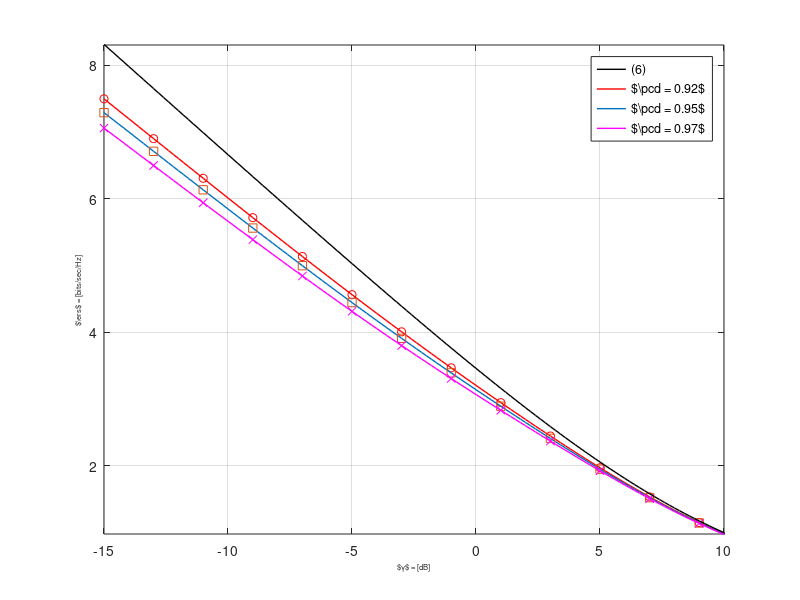

The MATLAB source for this figure: (Note: this script raises an error after producing the figure.)
%%%%%%%%%%%%%%%%%%%%%%%%%%%%%%%%%%%%%%%%%%%%%%%%%%%%%%%%%%%%%%%%%%%%%%%%%%%
%                                                      
%
%                                
%        Description: This m-file considers the Optimum throughput-SNR 
%        for the AWGN channel.        
%
%        Clearly the regulated power is distributed according non central
%        chi-2 distribution. However to simplify the analysis we
%        approximate the non central distribution against the Gamma
%        distribution.
%        
%        The simulation is performed to show the following:
%        1) Analyse the throughput vs estimation curves
%        2) Confirm the theoretical analysis vs simulation results
%
%        Created on: 19.09.14
%        Revision History: 19.09.14 --> File generated   
%  
%%%%%%%%%%%%%%%%%%%%%%%%%%%%%%%%%%%%%%%%%%%%%%%%%%%%%%%%%%%%%%%%%%%%%%%%%%%

clear all;
close all;
clc;

Y_axis_min = inf;
Y_axis_max = 0;


spacing = 10;
%%%%%%%%%%%%%%%%%%%%%%%%%%%%%%%%%%%%%%%%%%%%%%%%%%%%%%%%%%%%%%%%%%%%%%%%%%%
%   Plot curves theoretical analysis
%%%%%%%%%%%%%%%%%%%%%%%%%%%%%%%%%%%%%%%%%%%%%%%%%%%%%%%%%%%%%%%%%%%%%%%%%%%
if 1
    load('results_opt_thr_vs_snr_AWGN_wo_nu_th_CR.mat');
    h1 = plot(-alpha_true_p - noise_power, Exp_R_opt(1,:),'r-', 'LineWidth',1);
    hold on,
    plot(-alpha_true_p(1:spacing:length(alpha_true_p)) - noise_power,...
        Exp_R_opt(1,1:spacing:length(alpha_true_p)), 'ro');
    hold on,
    h2 = plot(-alpha_true_p - noise_power, Exp_R_opt(2,:), 'LineWidth',1, 'HandleVisibility','off');
    hold on,
    plot(-alpha_true_p(1:spacing:length(alpha_true_p)) - noise_power,...
        Exp_R_opt(2,1:spacing:length(alpha_true_p)), 's');
    hold on,
    h3 = plot(-alpha_true_p - noise_power, Exp_R_opt(3,:), 'm-','LineWidth',1, 'HandleVisibility','off');
    hold on,
    plot(-alpha_true_p(1:spacing:length(alpha_true_p)) - noise_power,...
        Exp_R_opt(3,1:spacing:length(alpha_true_p)), 'mx');
    Y_axis_min =  min(Y_axis_min, min(min(Exp_R_opt)));
    Y_axis_max =  max(Y_axis_max, max(max(Exp_R_opt)));
end
%%%%%%%%%%%%%%%%%%%%%%%%%%%%%%%%%%%%%%%%%%%%%%%%%%%%%%%%%%%%%%%%%%%%%%%%%%%
%%%%%%%%%%%%%%%%%%%%%%%%%%%%%%%%%%%%%%%%%%%%%%%%%%%%%%%%%%%%%%%%%%%%%%%%%%%

Exp_R_conventional = log2(1 + 10./(10.^((P_tran - alpha_true_p- noise_power) /10)));
hold on,
h4 = plot(-alpha_true_p - noise_power, Exp_R_conventional, 'k-', 'LineWidth', 1);
Y_axis_min =  min(Y_axis_min, min(min(Exp_R_opt)));
Y_axis_max =  max(Y_axis_max, max(max(Exp_R_conventional)));


%%%%%%%%%%%%%%%%%%%%%%%%%%%%%%%%%%%%%%%%%%%%%%%%%%%%%%%%%%%%%%%%%%%%%%%%%%%
%   Plot curves theoretical analysis with nu upper
%%%%%%%%%%%%%%%%%%%%%%%%%%%%%%%%%%%%%%%%%%%%%%%%%%%%%%%%%%%%%%%%%%%%%%%%%%%
if 0
    load('results_opt_thr_vs_snr_AWGN_nu_upper_th_CR.mat');
    hold on,
    plot( - alpha_true_p - noise_power_p  + nu, Exp_R_opt, 'LineWidth',1, 'LineStyle','-.', 'HandleVisibility','off');

    Y_axis_min =  min(Y_axis_min, min(Exp_R_opt));
    Y_axis_max =  max(Y_axis_max, max(Exp_R_opt));
end

%%%%%%%%%%%%%%%%%%%%%%%%%%%%%%%%%%%%%%%%%%%%%%%%%%%%%%%%%%%%%%%%%%%%%%%%%%%
%%%%%%%%%%%%%%%%%%%%%%%%%%%%%%%%%%%%%%%%%%%%%%%%%%%%%%%%%%%%%%%%%%%%%%%%%%%

%%%%%%%%%%%%%%%%%%%%%%%%%%%%%%%%%%%%%%%%%%%%%%%%%%%%%%%%%%%%%%%%%%%%%%%%%%%
%   Plot curves theoretical analysis with nu lower
%%%%%%%%%%%%%%%%%%%%%%%%%%%%%%%%%%%%%%%%%%%%%%%%%%%%%%%%%%%%%%%%%%%%%%%%%%%
if 0
    load('results_opt_thr_vs_snr_AWGN_nu_lower_th_CR.mat');
    hold on,
    h2  = plot(- alpha_true_p - noise_power_p  + nu, Exp_R_opt, 'LineWidth',1, 'LineStyle',':');


    Y_axis_min =  min(Y_axis_min, min(Exp_R_opt));
    Y_axis_max =  max(Y_axis_max, max(Exp_R_opt));
end

%%%%%%%%%%%%%%%%%%%%%%%%%%%%%%%%%%%%%%%%%%%%%%%%%%%%%%%%%%%%%%%%%%%%%%%%%%%
%%%%%%%%%%%%%%%%%%%%%%%%%%%%%%%%%%%%%%%%%%%%%%%%%%%%%%%%%%%%%%%%%%%%%%%%%%%

presentation = 1; %% Enable this flag to plot figure for the presentation

%%%%%%%%%%%%%%%%%%%%%%%%%%%%%%%%%%%%%%%%%%%%%%%%%%%%%%%%%%%%%%%%%%%%%%%%%%%
%   Plot curves cosmetic makeover
%%%%%%%%%%%%%%%%%%%%%%%%%%%%%%%%%%%%%%%%%%%%%%%%%%%%%%%%%%%%%%%%%%%%%%%%%%%
if ~presentation
    Fontsize = 9;
    grid on;
    axis([-15 10 0.98 8.3]);
    ylabel('$\ers$ = [bits/sec/Hz]','FontSize',Fontsize);
    xlabel('$\gamma$ = [dB]','FontSize',Fontsize);
    hl = legend([h4 h1 h2 h3],'(6)', '$\pcd = 0.92$', '$\pcd = 0.95$', '$\pcd = 0.97$');
    c = get(hl,'Children');
    set(c(7),'Marker','o');
    set(c(4),'Marker','s'); 
    set(c(1),'Marker','x');
    set(hl, 'Location', 'NorthEast', 'FontSize', Fontsize);
    set(gca,'FontSize',Fontsize);
    if 0
        set(gcf, 'PaperUnits','inches');
        set(gcf, 'PaperSize',[10 7.5]);
        set(gcf, 'PaperPositionMode','manual');
        set(gcf, 'PaperPosition',[ 0 0 10 7.5]);
        print(gcf,'-dpdf','../figures/fig_opt_thr_vs_snr_AWGN');
        print(gcf,'-depsc','../figures/fig_opt_thr_vs_snr_AWGN');
    end
    laprint(1, '../figures/fig_opt_thr_vs_snr_AWGN', 'options', 'factory', 'width', 7, 'scalefonts',...
        'on', 'factor',0.5, 'keepfontprops', 'on');
else
    Fontsize = 5.5;
    grid on;
    axis([-15 10 0.98 8.3]);
    ylabel('$\ers$ = [bits/sec/Hz]','FontSize',Fontsize);
    xlabel('$\gamma$ = [dB]','FontSize',Fontsize);
    hl = legend([h4 h1 h2 h3],'(6)', '$\pcd = 0.92$', '$\pcd = 0.95$', '$\pcd = 0.97$');
    c = get(hl,'Children');
    set(c(7),'Marker','o');
    set(c(4),'Marker','s'); 
    set(c(1),'Marker','x');
    set(hl, 'Location', 'NorthEast', 'FontSize', Fontsize);
    set(gca,'FontSize',Fontsize);
    if 0
        set(gcf, 'PaperUnits','inches');
        set(gcf, 'PaperSize',[10 7.5]);
        set(gcf, 'PaperPositionMode','manual');
        set(gcf, 'PaperPosition',[ 0 0 10 7.5]);
        print(gcf,'-dpdf','../figures/fig_opt_thr_vs_snr_AWGN');
        print(gcf,'-depsc','../figures/fig_opt_thr_vs_snr_AWGN');
    end
    laprint(1, '../figures/fig_opt_thr_vs_snr_AWGN_pres', 'options', 'factory', 'width', 6, 'scalefonts',...
        'on', 'factor',0.5, 'keepfontprops', 'on');
end
